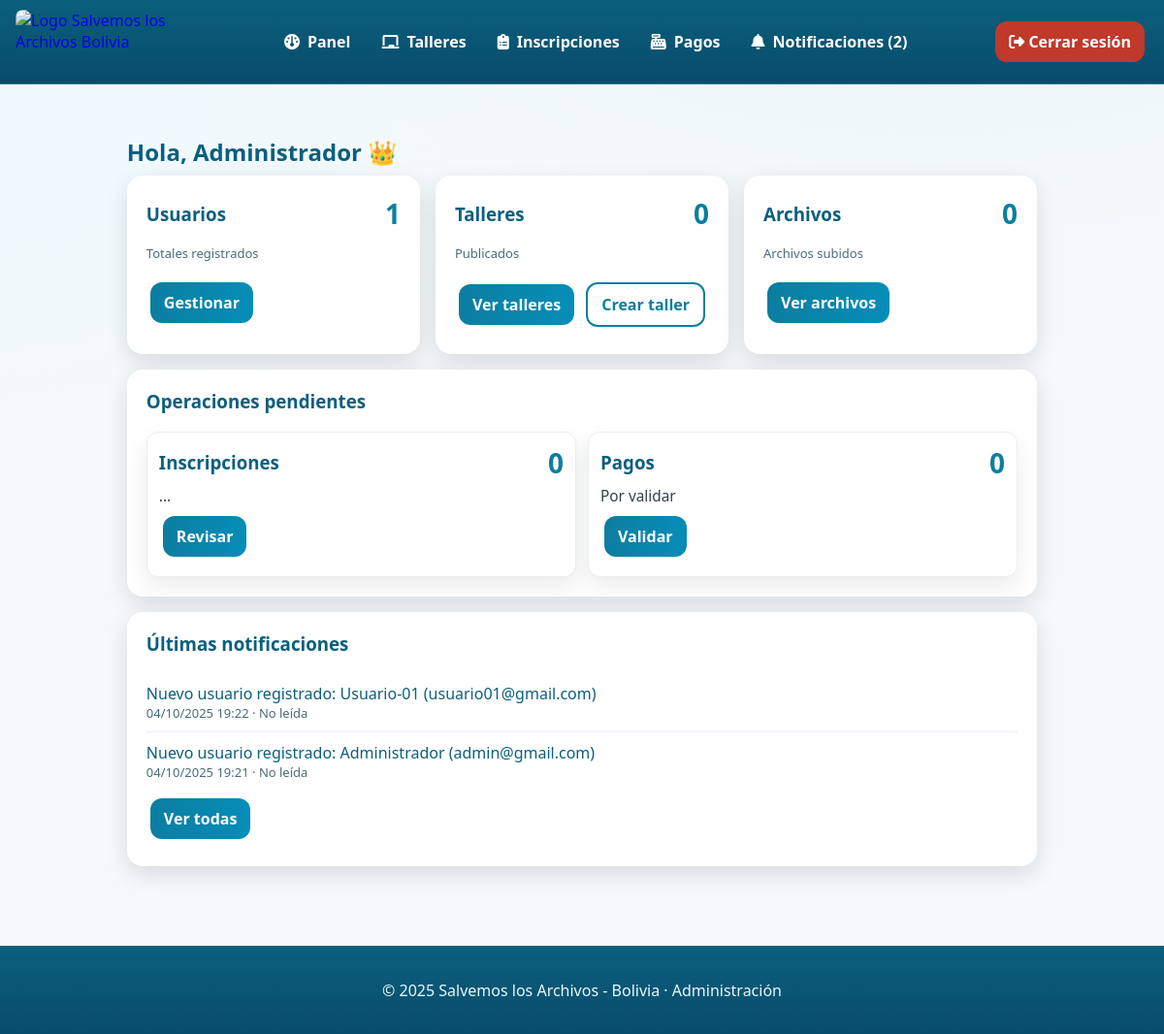
The page /panel_admin.php (signed in) on the database its author committed.
### tables this page shows
CREATE TABLE `notificaciones_admin` (
  `id_notificacion` int(10) UNSIGNED NOT NULL,
  `mensaje` text NOT NULL,
  `leida` tinyint(1) DEFAULT 0,
  `fecha` timestamp NOT NULL DEFAULT current_timestamp()
);

### panel_admin.php (the view, shortened to what this page needs)
<?php
include "conexion.php";
$nombre = $_SESSION['nombre'] ?? 'Administrador';
function get_count($conn, $sql)
{
  $res = $conn->query($sql);
  if ($res && ($row = $res->fetch_assoc())) return (int)array_values($row)[0];
  return 0;
}
$cnt_usuarios = get_count($conn, "SELECT COUNT(*) FROM usuarios WHERE rol='usuario'");
$cnt_talleres = get_count($conn, "SELECT COUNT(*) FROM talleres WHERE estado='activo'");
$cnt_archivos = get_count($conn, "SELECT COUNT(*) FROM archivos");
$cnt_insc_pend = get_count($conn, "SELECT COUNT(*) FROM inscripciones WHERE estado='pendiente'");
$cnt_pagos_pend = get_count($conn, "SELECT COUNT(*) FROM pagos WHERE validado=0");
$notificaciones_pendientes = get_count($conn, "SELECT COUNT(*) FROM notificaciones_admin WHERE leida = 0");
$ultimas_notis = [];
$res = $conn->query("SELECT mensaje, fecha, leida FROM notificaciones_admin ORDER BY fecha DESC LIMIT 3");
if ($res) {
  while ($r = $res->fetch_assoc()) $ultimas_notis[] = $r;
}
function txt_trunc($text, $width = 80, $ellipsis = '…')
{
  if (function_exists('mb_strimwidth')) return mb_strimwidth($text, 0, $width, $ellipsis, 'UTF-8');
  $text = (string)$text;
  return substr($text, 0, max(0, $width - strlen($ellipsis))) . $ellipsis;
}
?>
<!DOCTYPE html>
<html lang="es">
<head>
  <link rel="stylesheet" href="estilos/index.css" />
  <link rel="stylesheet" href="estilos/menu.css" />
  <link rel="stylesheet" href="estilos/panel_usuario.css" />
  <link rel="stylesheet" href="https://cdnjs.cloudflare.com/ajax/libs/font-awesome/6.5.0/css/all.min.css">
</head>
<body>
  <header>
    <div class="navbar">
      <div class="logo">
        <a href="index.php">
          <img src="img/logo.jpg" alt="Logo Salvemos los Archivos Bolivia">
        </a>
      </div>
      <ul class="menu" id="menu">
      <li><a href="panel_admin.php"><i class="fa-solid fa-gauge"></i> Panel</a></li>
        <li><a href="listar_talleres.php"><i class="fa-solid fa-chalkboard"></i> Talleres</a></li>
        <li><a href="listar_inscripciones.php"><i class="fa-solid fa-clipboard-list"></i> Inscripciones</a></li>
        <li><a href="pagos.php"><i class="fa-solid fa-cash-register"></i> Pagos</a></li>
        <li><a href="notificaciones_admin.php"><i class="fa-solid fa-bell"></i> Notificaciones <?php if ($notificaciones_pendientes > 0) echo '(' . $notificaciones_pendientes . ')'; ?></a></li>
      </ul>
      <div class="actions">
        <a class="btn danger" href="logout.php"><i class="fa-solid fa-right-from-bracket"></i> Cerrar sesión</a>
      </div>
    </div>
  </header>
  <main>
    <div class="wrap-admin">
      <h2 class="greet">Hola, <?php echo htmlspecialchars($nombre); ?> 👑</h2>
      <div class="grid">
        <section class="card span-4">
          <div class="stat">
            <h3>Usuarios</h3>
            <div class="num"><?php echo $cnt_usuarios; ?></div>
          </div>
          <p class="muted">Totales registrados</p>
          <a class="btn" href="usuarios.php">Gestionar</a>
        </section>
        <section class="card span-4">
          <div class="stat">
            <h3>Talleres</h3>
            <div class="num"><?php echo $cnt_talleres; ?></div>
          </div>
          <p class="muted">Publicados</p>
          <a class="btn" href="listar_talleres.php">Ver talleres</a>
          <a class="btn outline" href="crear_taller.php">Crear taller</a>
        </section>
        <section class="card span-4">
          <div class="stat">
            <h3>Archivos</h3>
            <div class="num"><?php echo $cnt_archivos; ?></div>
          </div>
          <p class="muted">Archivos subidos</p>
          <a class="btn" href="archivos.php">Ver archivos</a>
        </section>
        <section class="card span-6">
          <h3 style="margin-top:0">Operaciones pendientes</h3>
          <div class="info" style="display:grid;grid-template-columns:repeat(2,minmax(0,1fr));gap:12px;">
            <div class="info-card" style="border:1px solid #e7eef2;border-radius:12px;padding:12px;">
              <div class="stat">
                <h3 style="margin:0">Inscripciones</h3>
                <div class="num"><?php echo $cnt_insc_pend; ?></div>
              </div>
              <p class="muted" style="margin:.25rem 0 0;">...</p>
              <a class="btn" href="listar_inscripciones.php" style="margin-top:8px;">Revisar</a>
            </div>
            <div class="info-card" style="border:1px solid #e7eef2;border-radius:12px;padding:12px;">
              <div class="stat">
                <h3 style="margin:0">Pagos</h3>
                <div class="num"><?php echo $cnt_pagos_pend; ?></div>
              </div>
              <p class="muted" style="margin:.25rem 0 0;">Por validar</p>
              <a class="btn" href="pagos.php" style="margin-top:8px;">Validar</a>
            </div>
          </div>
        </section>
        <section class="card span-6">
          <h3 style="margin-top:0">Últimas notificaciones</h3>
          <?php if (count($ultimas_notis)): ?>
            <ul class="clean">
              <?php foreach ($ultimas_notis as $n): ?>
                <li class="notif-item">
                  <div><?php echo htmlspecialchars(txt_trunc($n['mensaje'], 100)); ?></div>
                  <div class="muted"><?php echo htmlspecialchars(date('d/m/Y H:i', strtotime($n['fecha']))); ?> · <?php echo $n['leida'] ? 'Leída' : 'No leída'; ?></div>
                </li>
              <?php endforeach; ?>
            </ul>
            <a class="btn" href="notificaciones_admin.php">Ver todas</a>
          <?php else: ?>
            <p class="muted">Sin notificaciones aún.</p>
          <?php endif; ?>
        </section>
      </div>
    </div>
  </main>
  <footer>
    <p>© <?php echo date('Y'); ?> Salvemos los Archivos - Bolivia · Administración</p>
  </footer>
</body>
</html>

### estilos/index.css (style rules this page uses)
:root { --accent: #0b5f7d; --accent-2: #2aa7c7; --accent-dark: #084c6b; --bg: #f5f9fb; --card-bg: #ffffff; --text: #1f2a33; --muted: #5c6b76; --ring: rgba(11, 95, 125, 0.25); --shadow: 0 10px 24px rgba(0, 0, 0, .08); --radius: 14px; }
* { box-sizing: border-box }
html, body { height: 100% }
body { margin: 0; font-family: ui-sans-serif, system-ui, -apple-system, "Segoe UI", Roboto, Arial, "Noto Sans", "Helvetica Neue", sans-serif; color: var(--text); background: radial-gradient(1200px 600px at 80% -10%, #e7f4f9 0%, transparent 60%), radial-gradient(1200px 600px at -10% 10%, #edf9ff 0%, transparent 60%), var(--bg); }
.info-card { background: var(--card-bg); border: 1px solid #e7eef2; border-radius: var(--radius); padding: 16px; box-shadow: var(--shadow); }
.info-card h3 { margin: 0 0 6px; color: var(--accent) }
.info-card p { margin: 0; color: #33414a; line-height: 1.55; font-size: .96rem }

### estilos/menu.css (style rules this page uses)
html, body { height: 100%; }
body { min-height: 100vh; display: flex; flex-direction: column; }
header { position: sticky; top: 0; z-index: 1000; backdrop-filter: saturate(140%) blur(8px); background: linear-gradient(180deg, var(--accent), var(--accent-dark)); border-bottom: 1px solid rgba(255, 255, 255, .12); }
.navbar { max-width: 1200px; margin: 0 auto; padding: 10px 16px; display: grid; grid-template-columns: auto 1fr auto; align-items: center; gap: 12px; }
.logo a { display: flex; align-items: center; gap: 10px; text-decoration: none; }
.logo img { width: 190px; height: 66px; object-fit: cover; display: block; border-radius: 8px; }
.menu { display: flex; align-items: center; justify-content: center; gap: 8px; list-style: none; margin: 0; padding: 0; }
.menu>li { position: relative }
.menu a { color: #fff; text-decoration: none; font-weight: 600; padding: 8px 12px; border-radius: 10px; display: inline-flex; align-items: center; gap: .5rem; }
.actions { display: flex; align-items: center; gap: 10px; }
footer { background: linear-gradient(180deg, var(--accent), var(--accent-dark)); color: #eaf7fb; text-align: center; padding: 18px; border-top: 1px solid rgba(255, 255, 255, .15); margin-top: auto; }
main { max-width: 100%; margin: 5px auto 50px; padding: 0 18px; flex: 1 0 auto; }

### estilos/panel_usuario.css (style rules this page uses)
:root { --bg: #f5f9fb; --card: #fff; --primary: #0b7ea0; --primary2: #078db8; --text: #0b5f7d; --muted: #4b6b77; --danger: #c0392b; }
* { box-sizing: border-box }
.wrap-admin { max-width: 100%; margin: 20px auto; padding: 12px }
.greet { margin: 16px 0 8px; color: var(--text); }
.grid { display: grid; grid-template-columns: repeat(12, 1fr); gap: 16px }
.grid > * { min-width: 0; }
.card { background: var(--card); border-radius: 16px; box-shadow: 0 8px 24px rgba(0, 0, 0, .12); padding: 20px; overflow: hidden; min-width: 0; }
.card p, .card div, .card li, .card h3, .card h2 { overflow-wrap: anywhere; word-break: break-word; }
.span-4 { grid-column: span 12 }
.span-6 { grid-column: span 12 }
@media (min-width:720px) { .span-4 { grid-column: span 4 } }
.stat { display: flex; align-items: center; justify-content: space-between }
.stat h3 { margin: 0; color: var(--text) }
.stat .num { font-size: 28px; font-weight: 800; color: var(--primary) }
.btn { display: inline-block; padding: 10px 14px; margin: 8px 4px; border-radius: 12px; background: linear-gradient(90deg, var(--primary), var(--primary2)); color: #fff; font-weight: 600; text-decoration: none }
.btn.outline { background: transparent; color: var(--primary); border: 2px solid var(--primary) }
.btn.danger { background: var(--danger) }
ul.clean { list-style: none; margin: 0; padding: 0 }
.notif-item { padding: 10px 0; border-bottom: 1px solid #eef }
.notif-item:last-child { border-bottom: none }
.notif-item div { white-space: normal; }
.muted { color: var(--muted); font-size: 13px }

### rows shown on the page
notificaciones_admin: mensaje "Nuevo usuario registrado: Usuario-01 (usuario01@gmail.com)", fecha "04/10/2025 19:22", leida "No leída"
notificaciones_admin: mensaje "Nuevo usuario registrado: Administrador (admin@gmail.com)", fecha "04/10/2025 19:21", leida "No leída"

### other values the page prints
$notificaciones_pendientes "2"
$nombre "Administrador"
$cnt_usuarios "1"
$cnt_talleres "0"
$cnt_archivos "0"
$cnt_insc_pend "0"
$cnt_pagos_pend "0"
